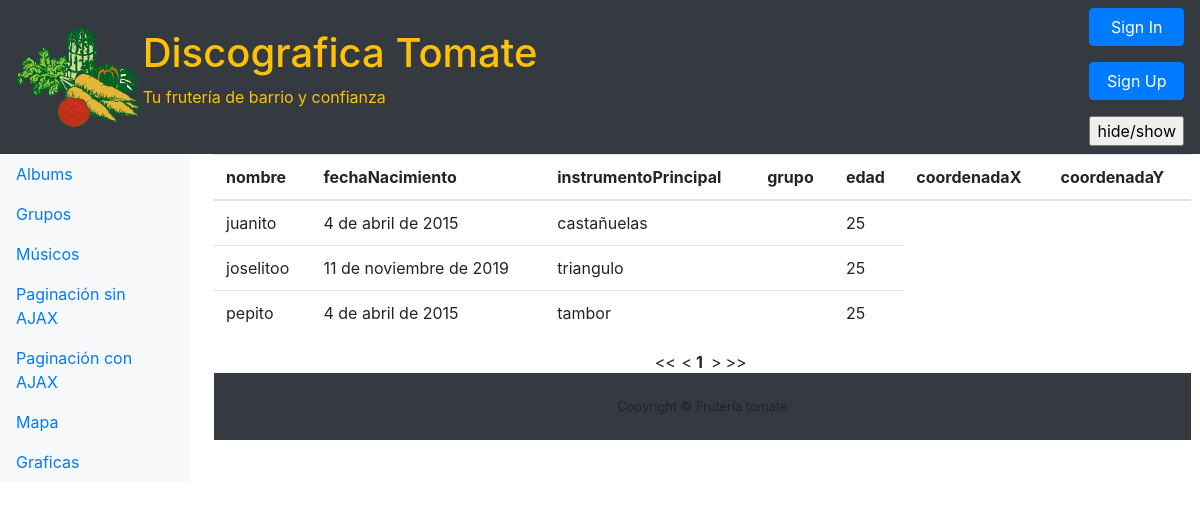
Page /paginacion_con_ajax/ on the committed database.
### Discografica/models.py (models this page shows, shortened)
class Musico(models.Model):
    nombre = models.CharField(max_length=200)
    fechaNacimiento = models.DateField()
    instrumentoPrincipal = models.CharField(max_length=200)
    grupo = models.ManyToManyField(Grupo)
    edad = models.IntegerField()
    coordenadaX = models.FloatField()
    coordenadaY = models.FloatField()

### Discografica/views.py (the view)
# urls.py: path('paginacion_con_ajax/', views.paginacion_con_ajax, name='paginacion_con_ajax'),
def paginacion_con_ajax(request):
    pagina = 1
    datos = Musico.objects.all()
    inicio = (pagina - 1) * 5
    total = len(datos)
    i = 0
    datosMostrar = list()
    while (i < 5 and (inicio + i) < total ):
        datosMostrar.append(datos[inicio + i])
        i += 1
    paginas = list()
    paginas.append(1)
    numPaginas = total//5
    if numPaginas > 2:
        paginas.append(2)
    if numPaginas  > 3:
        paginas.append(3)
    cabecera = MusicoForm.Meta.fields
    return render(request, 'paginacion_con_ajax.html', {'datos': datosMostrar, 'cabecera': cabecera})

### templates/paginacion_con_ajax.html (shortened to what this page needs)
{% extends 'index.html' %}
{% block main %}
<table id="tablaPaginadaAjax" class="table">
    <thead>
        <tr>
            {% for nombre in cabecera %}
            <th>{{nombre}}</th>
            {% endfor %}
        </tr>
    </thead>
    <tbody id="tbody">
        {% for dato in datos %}
            <tr>
                <td>{{dato.nombre}}</td>
                <td>{{dato.fechaNacimiento}}</td>
                <td>{{dato.instrumentoPrincipal}}</td>
                <td>{{dato.grupo.nombre}}</td>
                <td>{{dato.edad}}</td>
        {% endfor %}
    </tbody>
</table>
<table id="paginadorAjax">
{% endblock %}

### static/tabla.css (style rules this page uses)
#paginador, #paginadorAjax { width:10%; margin-left:45%; margin-right:45%; }

### rows in the picture
Musico: nombre "juanito", fechaNacimiento "4 de abril de 2015", instrumentoPrincipal "castañuelas", edad "25"
Musico: nombre "joselitoo", fechaNacimiento "11 de noviembre de 2019", instrumentoPrincipal "triangulo", edad "25"
Musico: nombre "pepito", fechaNacimiento "4 de abril de 2015", instrumentoPrincipal "tambor", edad "25"

### other values in the picture
{{ nombre }} "nombre" "fechaNacimiento" "instrumentoPrincipal" "grupo" "edad" "coordenadaX" "coordenadaY"
